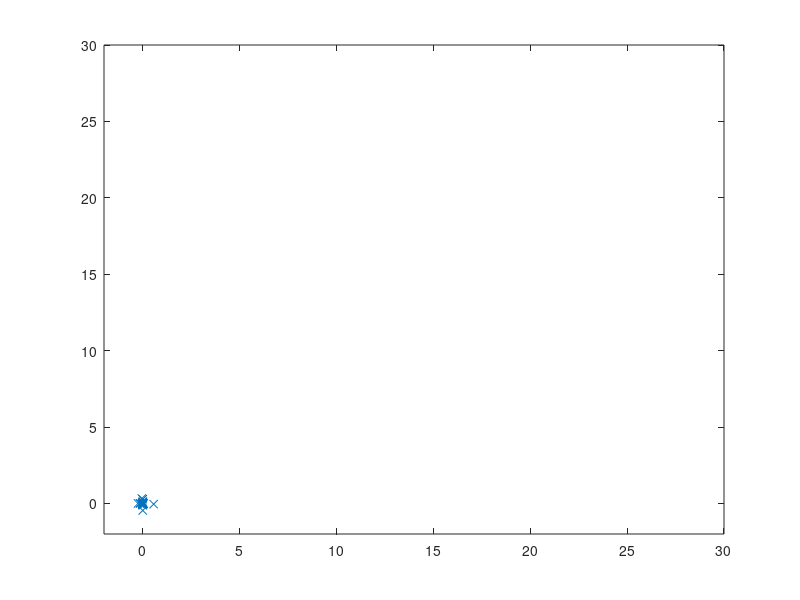

Here is the MATLAB script that generated this plot:
%{
Simulates the movements of a swarm to minimize the objective function



The swarm matrix is

swarm(index, [location, velocity, best position, best value], [x, y components or the value component])

Author: Wesam ELSHAMY (wesamelshamy@yahoo.com)



%}


clear
clc
iterations = 30;
inertia = 1.0;
correction_factor = 2.0;
swarm_size = 49;

% ---- initial swarm position -----
index = 1;
for i = 1 : 7
    for j = 1 : 7
        swarm(index, 1, 1) = i;
        swarm(index, 1, 2) = j;
        index = index + 1;
    end
end

swarm(:, 4, 1) = 100;          % best value so far
swarm(:, 2, :) = 0;             % initial velocity


for iter = 1 : iterations

    %-- evaluating position & quality ---
    for i = 1 : swarm_size
        swarm(i, 1, 1) = swarm(i, 1, 1) + swarm(i, 2, 1)/1.3;     %update x position
        swarm(i, 1, 2) = swarm(i, 1, 2) + swarm(i, 2, 2)/1.3;     %update y position
        x = swarm(i, 1, 1);
        y = swarm(i, 1, 2);

      %  val = (x - 15)^2 + (y - 20)^2;          % fitness evaluation (you may replace this objective function with any function having a global minima)
      %   val = (3*x)+(5*y) 
      % alpha*x(1) + (1-alpha)*x(2); #0.5*x + (1-0.5)*y;

      val = (x - 15)^2 + (y - 20)^2; 
      
        if val < swarm(i, 4, 1)                 % if new position is better
            swarm(i, 3, 1) = swarm(i, 1, 1);    % update best x,
            swarm(i, 3, 2) = swarm(i, 1, 2);    % best y postions
            swarm(i, 4, 1) = val;               % and best value
        end
    end

    [temp, gbest] = min(swarm(:, 4, 1));        % global best position

    %--- updating velocity vectors
    for i = 1 : swarm_size
        swarm(i, 2, 1) = rand*inertia*swarm(i, 2, 1) + correction_factor*rand*(swarm(i, 3, 1) - swarm(i, 1, 1)) + correction_factor*rand*(swarm(gbest, 3, 1) - swarm(i, 1, 1));   %x velocity component
        swarm(i, 2, 2) = rand*inertia*swarm(i, 2, 2) + correction_factor*rand*(swarm(i, 3, 2) - swarm(i, 1, 2)) + correction_factor*rand*(swarm(gbest, 3, 2) - swarm(i, 1, 2));   %y velocity component
    end

    %% Plotting the swarm
    clf
    plot(swarm(:, 1, 1), swarm(:, 1, 2), 'x')   % drawing swarm movements
    axis([-2 30 -2 30]);
pause(.2)
end